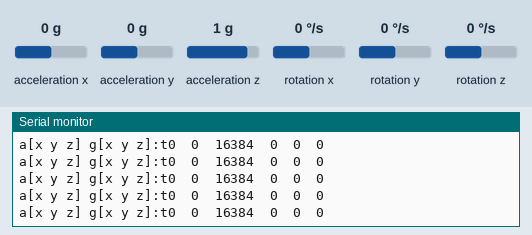
This sketch was run on a simulated ESP32. Parts: the last lines printed to the serial monitor. Inputs (shaded band) come from the test bench; at power-on: acceleration x 0 g, acceleration y 0 g, acceleration z 1 g, rotation x 0 °/s, rotation y 0 °/s, rotation z 0 °/s.

Above: at 1.2 s.
1.3 s: acceleration x set to -1.4 g
At 1.36 s:
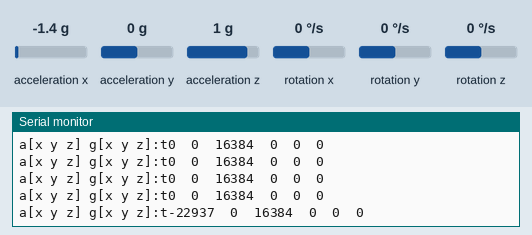
2.8 s: acceleration y set to -1.4 g
At 2.81 s:
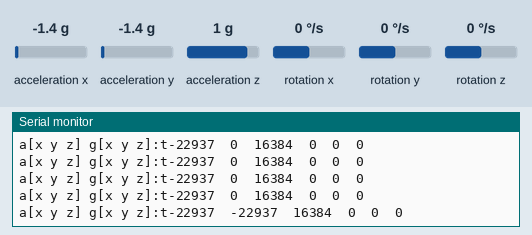
4.3 s: acceleration z set to -1.4 g
At 4.37 s:
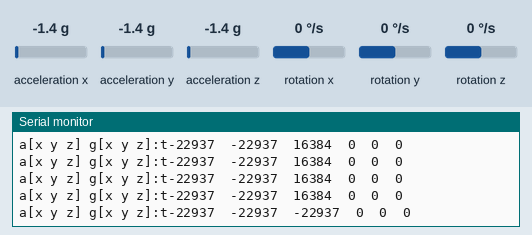
5.8 s: rotation x set to -192 °/s
At 5.82 s:
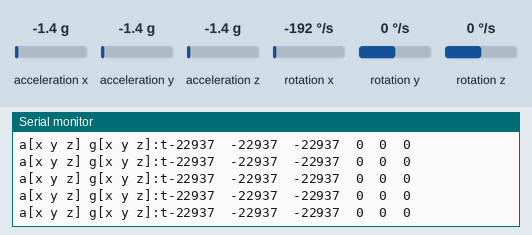
7.3 s: rotation y set to -192 °/s
At 7.38 s:
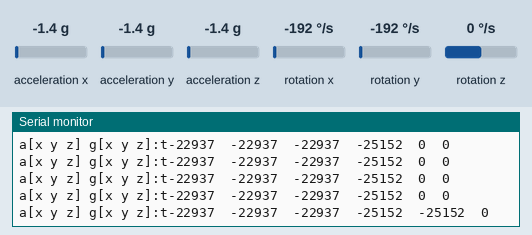

Measured:
- after the input at 1.3 s, the serial monitor: prints a new line after 0.05 s (image 1)
- after the input at 2.8 s, the serial monitor: prints a new line at once (image 2)
- after the input at 4.3 s, the serial monitor: prints a new line after 0.07 s (image 3)
- after the input at 7.3 s, the serial monitor: prints a new line after 0.08 s (image 5)

The sketch:

sketch_sep13a.ino
```cpp
#include <helper_3dmath.h>
#include <MPU6050.h>
#include <I2Cdev.h>
#include <Wire.h>


const int mpuAddress = 0x68;  //Puede ser 0x68 o 0x69
MPU6050 mpu(mpuAddress);
int16_t ax, ay, az;
int16_t gx, gy, gz;

void printTab()
{
   Serial.print(F("\t"));
}
void printRAW()
{
   Serial.print(F("a[x y z] g[x y z]:t"));
   Serial.print(ax); printTab();
   Serial.print(ay); printTab();
   Serial.print(az); printTab();
   Serial.print(gx); printTab();
   Serial.print(gy); printTab();
   Serial.println(gz);
}
void setup()
{
   Serial.begin(9600);
   Wire.begin(4,5);
   mpu.initialize();
   Serial.println(mpu.testConnection() ? F("IMU iniciado correctamente") : F("Error al iniciar IMU"));
}
void loop()
{
   // Leer las aceleraciones y velocidades angulares
   mpu.getAcceleration(&ax, &ay, &az);
   mpu.getRotation(&gx, &gy, &gz);
   printRAW();

   delay(100);
}
```

helper_3dmath.h
```cpp
// I2C device class (I2Cdev) demonstration Arduino sketch for MPU6050 class, 3D math helper
// 6/5/2012 by Jeff Rowberg <jeff@rowberg.net>
// Updates should (hopefully) always be available at https://github.com/jrowberg/i2cdevlib
//
// Changelog:
//     2012-06-05 - add 3D math helper file to DMP6 example sketch

/* ============================================
I2Cdev device library code is placed under the MIT license
Copyright (c) 2012 Jeff Rowberg

Permission is hereby granted, free of charge, to any person obtaining a copy
of this software and associated documentation files (the "Software"), to deal
in the Software without restriction, including without limitation the rights
to use, copy, modify, merge, publish, distribute, sublicense, and/or sell
copies of the Software, and to permit persons to whom the Software is
furnished to do so, subject to the following conditions:

The above copyright notice and this permission notice shall be included in
all copies or substantial portions of the Software.

THE SOFTWARE IS PROVIDED "AS IS", WITHOUT WARRANTY OF ANY KIND, EXPRESS OR
IMPLIED, INCLUDING BUT NOT LIMITED TO THE WARRANTIES OF MERCHANTABILITY,
FITNESS FOR A PARTICULAR PURPOSE AND NONINFRINGEMENT. IN NO EVENT SHALL THE
AUTHORS OR COPYRIGHT HOLDERS BE LIABLE FOR ANY CLAIM, DAMAGES OR OTHER
LIABILITY, WHETHER IN AN ACTION OF CONTRACT, TORT OR OTHERWISE, ARISING FROM,
OUT OF OR IN CONNECTION WITH THE SOFTWARE OR THE USE OR OTHER DEALINGS IN
THE SOFTWARE.
===============================================
*/

#ifndef _HELPER_3DMATH_H_
#define _HELPER_3DMATH_H_

class Quaternion {
    public:
        float w;
        float x;
        float y;
        float z;

        Quaternion() {
            w = 1.0f;
            x = 0.0f;
            y = 0.0f;
            z = 0.0f;
        }

        Quaternion(float nw, float nx, float ny, float nz) {
            w = nw;
            x = nx;
            y = ny;
            z = nz;
        }

        Quaternion getProduct(Quaternion q) {
            // Quaternion multiplication is defined by:
            //     (Q1 * Q2).w = (w1w2 - x1x2 - y1y2 - z1z2)
            //     (Q1 * Q2).x = (w1x2 + x1w2 + y1z2 - z1y2)
            //     (Q1 * Q2).y = (w1y2 - x1z2 + y1w2 + z1x2)
            //     (Q1 * Q2).z = (w1z2 + x1y2 - y1x2 + z1w2
            return Quaternion(
                w*q.w - x*q.x - y*q.y - z*q.z,  // new w
                w*q.x + x*q.w + y*q.z - z*q.y,  // new x
                w*q.y - x*q.z + y*q.w + z*q.x,  // new y
                w*q.z + x*q.y - y*q.x + z*q.w); // new z
        }

        Quaternion getConjugate() {
            return Quaternion(w, -x, -y, -z);
        }

        float getMagnitude() {
            return sqrt(w*w + x*x + y*y + z*z);
        }

        void normalize() {
            float m = getMagnitude();
            w /= m;
            x /= m;
            y /= m;
            z /= m;
        }

        Quaternion getNormalized() {
            Quaternion r(w, x, y, z);
            r.normalize();
            return r;
        }
};

class VectorInt16 {
    public:
        int16_t x;
        int16_t y;
        int16_t z;

        VectorInt16() {
            x = 0;
            y = 0;
            z = 0;
        }

        VectorInt16(int16_t nx, int16_t ny, int16_t nz) {
            x = nx;
            y = ny;
            z = nz;
        }

        float getMagnitude() {
            return sqrt(x*x + y*y + z*z);
        }

        void normalize() {
            float m = getMagnitude();
            x /= m;
            y /= m;
            z /= m;
        }

        VectorInt16 getNormalized() {
            VectorInt16 r(x, y, z);
            r.normalize();
            return r;
        }

        void rotate(Quaternion *q) {
            // http://www.cprogramming.com/tutorial/3d/quaternions.html
            // http://www.euclideanspace.com/maths/algebra/realNormedAlgebra/quaternions/transforms/index.htm
            // http://content.gpwiki.org/index.php/OpenGL:Tutorials:Using_Quaternions_to_represent_rotation
            // ^ or: http://webcache.googleusercontent.com/search?q=cache:xgJAp3bDNhQJ:content.gpwiki.org/index.php/OpenGL:Tutorials:Using_Quaternions_to_represent_rotation&hl=en&gl=us&strip=1

            // P_out = q * P_in * conj(q)
            // - P_out is the output vector
            // - q is the orientation quaternion
            // - P_in is the input vector (a*aReal)
            // - conj(q) is the conjugate of the orientation quaternion (q=[w,x,y,z], q*=[w,-x,-y,-z])
            Quaternion p(0, x, y, z);

            // quaternion multiplication: q * p, stored back in p
            p = q -> getProduct(p);

            // quaternion multiplication: p * conj(q), stored back in p
            p = p.getProduct(q -> getConjugate());

            // p quaternion is now [0, x', y', z']
            x = p.x;
            y = p.y;
            z = p.z;
        }

        VectorInt16 getRotated(Quaternion *q) {
            VectorInt16 r(x, y, z);
            r.rotate(q);
            return r;
        }
};

class VectorFloat {
    public:
        float x;
        float y;
        float z;

        VectorFloat() {
            x = 0;
            y = 0;
            z = 0;
        }

        VectorFloat(float nx, float ny, float nz) {
            x = nx;
            y = ny;
            z = nz;
        }

        float getMagnitude() {
            return sqrt(x*x + y*y + z*z);
        }

        void normalize() {
            float m = getMagnitude();
            x /= m;
            y /= m;
            z /= m;
        }

        VectorFloat getNormalized() {
            VectorFloat r(x, y, z);
            r.normalize();
            return r;
        }

        void rotate(Quaternion *q) {
            Quaternion p(0, x, y, z);

            // quaternion multiplication: q * p, stored back in p
            p = q -> getProduct(p);

            // quaternion multiplication: p * conj(q), stored back in p
            p = p.getProduct(q -> getConjugate());

            // p quaternion is now [0, x', y', z']
            x = p.x;
            y = p.y;
            z = p.z;
        }

        VectorFloat getRotated(Quaternion *q) {
            VectorFloat r(x, y, z);
            r.rotate(q);
            return r;
        }
};

#endif /* _HELPER_3DMATH_H_ */
```
